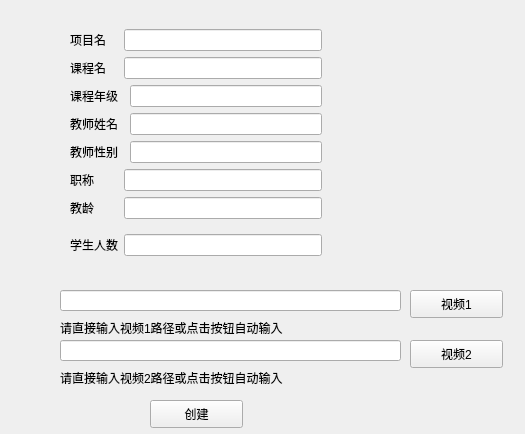
<?xml version="1.0" encoding="UTF-8"?>
<ui version="4.0">
 <class>Form</class>
 <widget class="QWidget" name="Form">
  <property name="geometry">
   <rect>
    <x>0</x>
    <y>0</y>
    <width>525</width>
    <height>434</height>
   </rect>
  </property>
  <property name="windowTitle">
   <string>Form</string>
  </property>
  <widget class="QLineEdit" name="video1_path">
   <property name="geometry">
    <rect>
     <x>60</x>
     <y>290</y>
     <width>341</width>
     <height>21</height>
    </rect>
   </property>
  </widget>
  <widget class="QLabel" name="label_9">
   <property name="geometry">
    <rect>
     <x>60</x>
     <y>320</y>
     <width>291</width>
     <height>16</height>
    </rect>
   </property>
   <property name="text">
    <string>请直接输入视频1路径或点击按钮自动输入</string>
   </property>
  </widget>
  <widget class="QPushButton" name="v1_btn">
   <property name="geometry">
    <rect>
     <x>410</x>
     <y>290</y>
     <width>93</width>
     <height>28</height>
    </rect>
   </property>
   <property name="text">
    <string>视频1</string>
   </property>
  </widget>
  <widget class="QPushButton" name="v2_btn">
   <property name="geometry">
    <rect>
     <x>410</x>
     <y>340</y>
     <width>93</width>
     <height>28</height>
    </rect>
   </property>
   <property name="text">
    <string>视频2</string>
   </property>
  </widget>
  <widget class="QLabel" name="label_10">
   <property name="geometry">
    <rect>
     <x>60</x>
     <y>370</y>
     <width>291</width>
     <height>16</height>
    </rect>
   </property>
   <property name="text">
    <string>请直接输入视频2路径或点击按钮自动输入</string>
   </property>
  </widget>
  <widget class="QLineEdit" name="video2_path">
   <property name="geometry">
    <rect>
     <x>60</x>
     <y>340</y>
     <width>341</width>
     <height>21</height>
    </rect>
   </property>
  </widget>
  <widget class="QPushButton" name="create_btn">
   <property name="geometry">
    <rect>
     <x>150</x>
     <y>400</y>
     <width>93</width>
     <height>28</height>
    </rect>
   </property>
   <property name="text">
    <string>创建</string>
   </property>
  </widget>
  <widget class="QWidget" name="">
   <property name="geometry">
    <rect>
     <x>70</x>
     <y>20</y>
     <width>252</width>
     <height>245</height>
    </rect>
   </property>
   <layout class="QGridLayout" name="gridLayout_2">
    <item row="0" column="0" colspan="2">
     <layout class="QGridLayout" name="gridLayout">
      <item row="5" column="2" colspan="2">
       <widget class="QLineEdit" name="tea_grade"/>
      </item>
      <item row="5" column="0" colspan="2">
       <widget class="QLabel" name="label_6">
        <property name="text">
         <string>职称</string>
        </property>
       </widget>
      </item>
      <item row="6" column="2" colspan="2">
       <widget class="QLineEdit" name="tea_time"/>
      </item>
      <item row="1" column="0">
       <widget class="QLabel" name="label_2">
        <property name="text">
         <string>课程名</string>
        </property>
       </widget>
      </item>
      <item row="1" column="2" colspan="2">
       <widget class="QLineEdit" name="class_name"/>
      </item>
      <item row="3" column="0" colspan="2">
       <widget class="QLabel" name="label_4">
        <property name="text">
         <string>教师姓名</string>
        </property>
       </widget>
      </item>
      <item row="2" column="3">
       <widget class="QLineEdit" name="grade"/>
      </item>
      <item row="3" column="3">
       <widget class="QLineEdit" name="tea_name"/>
      </item>
      <item row="4" column="3">
       <widget class="QLineEdit" name="tea_sex"/>
      </item>
      <item row="0" column="0" colspan="2">
       <widget class="QLabel" name="label">
        <property name="text">
         <string>项目名</string>
        </property>
       </widget>
      </item>
      <item row="2" column="0" colspan="3">
       <widget class="QLabel" name="label_3">
        <property name="text">
         <string>课程年级</string>
        </property>
       </widget>
      </item>
      <item row="4" column="0" colspan="3">
       <widget class="QLabel" name="label_5">
        <property name="text">
         <string>教师性别</string>
        </property>
       </widget>
      </item>
      <item row="6" column="0" colspan="2">
       <widget class="QLabel" name="label_7">
        <property name="text">
         <string>教龄</string>
        </property>
       </widget>
      </item>
      <item row="0" column="2" colspan="2">
       <widget class="QLineEdit" name="pro_name"/>
      </item>
     </layout>
    </item>
    <item row="1" column="0">
     <widget class="QLabel" name="label_8">
      <property name="text">
       <string>学生人数</string>
      </property>
     </widget>
    </item>
    <item row="1" column="1">
     <widget class="QLineEdit" name="stu_name"/>
    </item>
   </layout>
  </widget>
 </widget>
 <resources/>
 <connections>
  <connection>
   <sender>v1_btn</sender>
   <signal>clicked()</signal>
   <receiver>Form</receiver>
   <slot>media_path1()</slot>
   <hints>
    <hint type="sourcelabel">
     <x>436</x>
     <y>294</y>
    </hint>
    <hint type="destinationlabel">
     <x>446</x>
     <y>203</y>
    </hint>
   </hints>
  </connection>
  <connection>
   <sender>v2_btn</sender>
   <signal>clicked()</signal>
   <receiver>Form</receiver>
   <slot>media_path2()</slot>
   <hints>
    <hint type="sourcelabel">
     <x>472</x>
     <y>357</y>
    </hint>
    <hint type="destinationlabel">
     <x>495</x>
     <y>394</y>
    </hint>
   </hints>
  </connection>
  <connection>
   <sender>create_btn</sender>
   <signal>clicked()</signal>
   <receiver>Form</receiver>
   <slot>create_csv()</slot>
   <hints>
    <hint type="sourcelabel">
     <x>234</x>
     <y>423</y>
    </hint>
    <hint type="destinationlabel">
     <x>314</x>
     <y>412</y>
    </hint>
   </hints>
  </connection>
 </connections>
 <slots>
  <slot>media_path1()</slot>
  <slot>media_path2()</slot>
  <slot>create_csv()</slot>
 </slots>
</ui>
